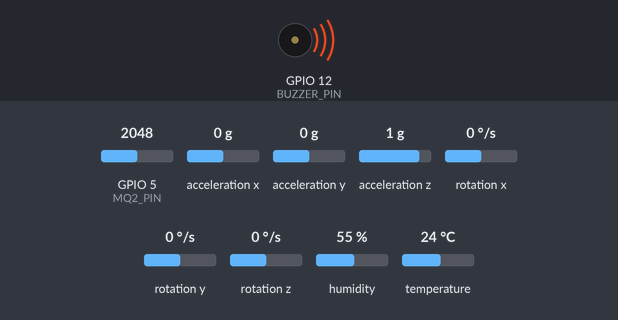
Recording of a sketch running on a simulated ESP32. Shown: buzzer (waves = sounding, pin HIGH). Inputs (shaded band) come from the test bench; at power-on: GPIO 5 (MQ2_PIN) = 2048, acceleration x 0 g, acceleration y 0 g, acceleration z 1 g, rotation x 0 °/s, rotation y 0 °/s, rotation z 0 °/s, humidity 55 %, temperature 24 °C. WiFi joins after 1.5 s; servers stay silent unless stated; what the sketch prints to the serial monitor is not drawn.

Above: at 4.3 s.
At 7.8 s:
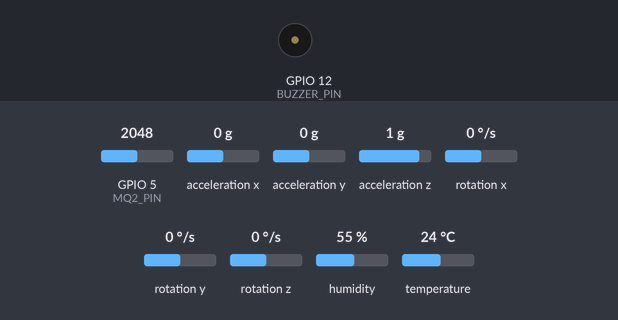
Timing chart, 0 to 10.9 s (numbered marks = the images above):
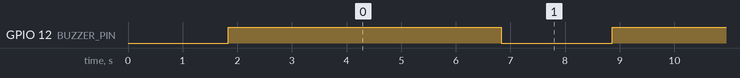

The sketch:

helmet_sensor.ino
```cpp
// ---------------- BLYNK TEMPLATE DEFINITIONS ----------------
#define BLYNK_TEMPLATE_ID "TMPL3............."
#define BLYNK_TEMPLATE_NAME "Helmat sensor"
#define BLYNK_AUTH_TOKEN "oFrm..........."

// ---------------- INCLUDE LIBRARIES ----------------
#include <WiFi.h>                     // ESP32 Wi-Fi
#include <BlynkSimpleEsp32.h>         // Blynk for ESP32
#include <Wire.h>                     // I2C
#include <MPU9250_asukiaaa.h>         // MPU9250
#include <math.h>
#include "DHT.h"                      // DHT sensor

// ---------------- WIFI CREDENTIALS ----------------
char ssid[] = "........";       // Wi-Fi SSID
char pass[] = ".........";    // Wi-Fi password

// ---------------- PIN DEFINITIONS ----------------
#define SDA_PIN 20
#define SCL_PIN 21
#define BUZZER_PIN 12
#define MQ2_PIN 5
#define DHT_PIN 4
#define DHT_TYPE DHT11

// ---------------- OBJECTS ----------------
MPU9250_asukiaaa mpu;
DHT dht(DHT_PIN, DHT_TYPE);

// ---------------- THRESHOLDS ----------------
const float HIT_THRESHOLD_ACCEL = 2.0;
const float HIT_THRESHOLD_GYRO  = 200.0;
const int   MQ2_THRESHOLD       = 400;
const float TEMP_THRESHOLD      = 50.0;

void setup() {
  Serial.begin(115200);

  // ---------------- WIFI ----------------
  WiFi.mode(WIFI_STA);
  WiFi.begin(ssid, pass);
  Serial.print("Connecting to Wi-Fi");
  int attempts = 0;
  while (WiFi.status() != WL_CONNECTED && attempts < 20) {
    delay(500);
    Serial.print(".");
    attempts++;
  }
  if(WiFi.status() == WL_CONNECTED){
    Serial.println("\nWi-Fi connected!");
    Serial.print("IP address: "); Serial.println(WiFi.localIP());
  } else {
    Serial.println("\nFailed to connect to Wi-Fi!");
  }

  // ---------------- SENSORS ----------------
  Wire.begin(SDA_PIN, SCL_PIN);

  mpu.setWire(&Wire);
  mpu.beginAccel();
  mpu.beginGyro();

  dht.begin();

  pinMode(BUZZER_PIN, OUTPUT);
  digitalWrite(BUZZER_PIN, LOW);

  pinMode(MQ2_PIN, INPUT);

  // ---------------- BLYNK ----------------
  if(WiFi.status() == WL_CONNECTED){
    Blynk.begin(BLYNK_AUTH_TOKEN, ssid, pass);
  }

  Serial.println("System Initialized: MPU9250 + MQ2 + DHT11 + Blynk");
}

void loop() {
  Blynk.run();

  bool alertMotion = false;
  bool alertGas = false;
  bool alertTemp = false;

  // -------- MPU9250 --------
  mpu.accelUpdate();
  mpu.gyroUpdate();

  float totalAccel = sqrt(sq(mpu.accelX()) + sq(mpu.accelY()) + sq(mpu.accelZ()));
  float totalGyro  = sqrt(sq(mpu.gyroX()) + sq(mpu.gyroY()) + sq(mpu.gyroZ()));

  if(totalAccel > HIT_THRESHOLD_ACCEL || totalGyro > HIT_THRESHOLD_GYRO){
    alertMotion = true;
  }

  // -------- MQ2 --------
  int mq2Value = analogRead(MQ2_PIN);
  if(mq2Value > MQ2_THRESHOLD){
    alertGas = true;
  }

  // -------- DHT11 --------
  float temperature = dht.readTemperature();
  float humidity    = dht.readHumidity();

  if(isnan(temperature) || isnan(humidity)){
    delay(2000);
    temperature = dht.readTemperature();
    humidity    = dht.readHumidity();
  }

  if(!isnan(temperature) && temperature > TEMP_THRESHOLD){
    alertTemp = true;
  }

  // -------- BUZZER --------
  bool overallAlert = alertMotion || alertGas || alertTemp;
  if(overallAlert){
    digitalWrite(BUZZER_PIN, HIGH);
    delay(5000);
    digitalWrite(BUZZER_PIN, LOW);
  }

  // -------- SEND DATA TO BLYNK --------
  Blynk.virtualWrite(V0, overallAlert ? 1 : 0);  // Overall Alert
  Blynk.virtualWrite(V1, totalAccel);
  Blynk.virtualWrite(V2, totalGyro);
  Blynk.virtualWrite(V3, alertMotion ? 1 : 0);
  Blynk.virtualWrite(V4, mq2Value);
  Blynk.virtualWrite(V5, alertGas ? 1 : 0);
  Blynk.virtualWrite(V6, temperature);
  Blynk.virtualWrite(V7, humidity);
  Blynk.virtualWrite(V8, alertTemp ? 1 : 0);

  delay(2000);
}
```

Measured:
- by itself, GPIO 12 (BUZZER_PIN): alternates HIGH for 5.0 s and LOW for 2.0 s
